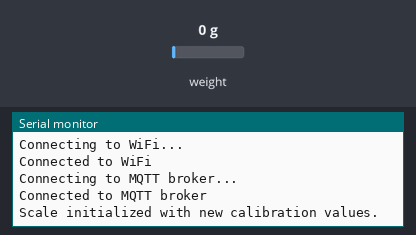
A sketch run on a simulated Arduino MKR. Shown: the last lines printed to the serial monitor. The inputs (shaded band) are chosen by the test bench; at power-on: weight on the scale 0 g. WiFi joins after 1.5 s; servers stay silent unless stated; no MQTT or app messages arrive unless stated.

Above: at 2.7 s.
2.8 s: weight on the scale set to 100 g
At 4.0 s:
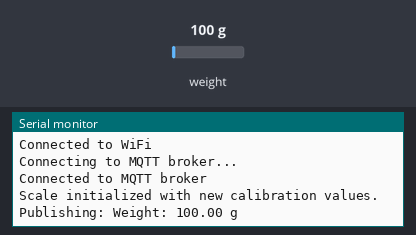
8.0 s: weight on the scale set to 1250 g
At 11.0 s:
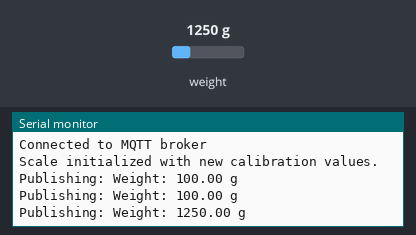

The sketch:

weight_mqtt.ino
```cpp
#include <Wire.h>
#include <HX711.h>
#include <WiFiNINA.h>
#include <ArduinoMqttClient.h>

// WiFi credentials
const char* ssid = "realme X2";
const char* password = "yasoob88";

// MQTT settings
const char* mqtt_broker = "broker.hivemq.com";
const int mqtt_port = 1883;
const char* topic = "device/weight";

// HX711 setup for weight
#define LOADCELL_DOUT_PIN 4
#define LOADCELL_SCK_PIN 5
HX711 scale;

// WiFi and MQTT client objects
WiFiClient wifiClient;
MqttClient mqttClient(wifiClient);

void setup() {
  Serial.begin(115200);

  // Initialize WiFi
  connectWiFi();

  // Initialize MQTT
  connectMQTT();

  // Initialize HX711 for weight measurement with calibration
  scale.begin(LOADCELL_DOUT_PIN, LOADCELL_SCK_PIN);
  scale.set_offset(4294798238);
  scale.set_scale(593.024292);

  Serial.println("Scale initialized with new calibration values.");
}

void connectWiFi() {
  Serial.print("Connecting to WiFi...");
  WiFi.begin(ssid, password);
  while (WiFi.status() != WL_CONNECTED) {
    delay(500);
    Serial.print(".");
  }
  Serial.println("\nConnected to WiFi");
}

void connectMQTT() {
  Serial.print("Connecting to MQTT broker...");
  while (!mqttClient.connect(mqtt_broker, mqtt_port)) {
    delay(1000);
    Serial.print(".");
  }
  Serial.println("\nConnected to MQTT broker");
}

void loop() {
  // Poll the MQTT client to maintain connection
  mqttClient.poll();

  // Read weight with averaging for stability
  float weight = scale.get_units(20); // Average 20 readings
  if (weight < 0) {
    weight = 0; // Ensure no negative weights are reported
  }

  // Publish weight data to MQTT
  char message[50];
  snprintf(message, sizeof(message), "Weight: %.2f g", weight);

  Serial.print("Publishing: ");
  Serial.println(message);

  mqttClient.beginMessage(topic);
  mqttClient.print(message);
  mqttClient.endMessage();

  delay(1000); // Delay between transmissions
}
```

Measured:
- after the input at 2.8 s, the serial monitor: prints a new line after 0.75 s (image 1)
- after the input at 8.0 s, the serial monitor: prints a new line after 1.6 s (image 2)
